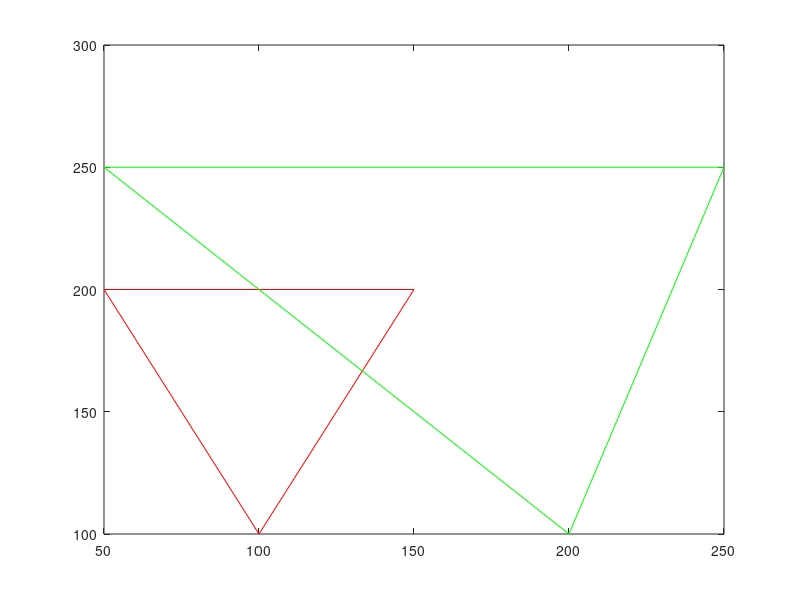

Reproduce this figure in MATLAB.
clear
clc
close all

% %% case1
% tri1=[  200 100;
%         50 100;
%         50 250;];
% 
% tri2=[200,100;
%     50,250;
%     250,250;
%     ];

% %% test1
% tri1=[  150 100;
%         0 100;
%         0 250;];
% 
% tri2=[200,100;
%     50,250;
%     250,250;
%     ];


% % test1
tri1=[  100 100;
        50 200;
        150 200;];

tri2=[200,100;
    50,250;
    250,250;
    ];


% %% test2
% tri1=[  100 100;
%         50 200;
%         250 200;];
% 
% tri2=[200,100;
%     50,250;
%     250,250;
%     ];


tri1=[tri1;tri1(1,:)];
tri2=[tri2;tri2(1,:)];
plot(tri1(:,1),tri1(:,2),'r-');
hold on
plot(tri2(:,1),tri2(:,2),'g-');
